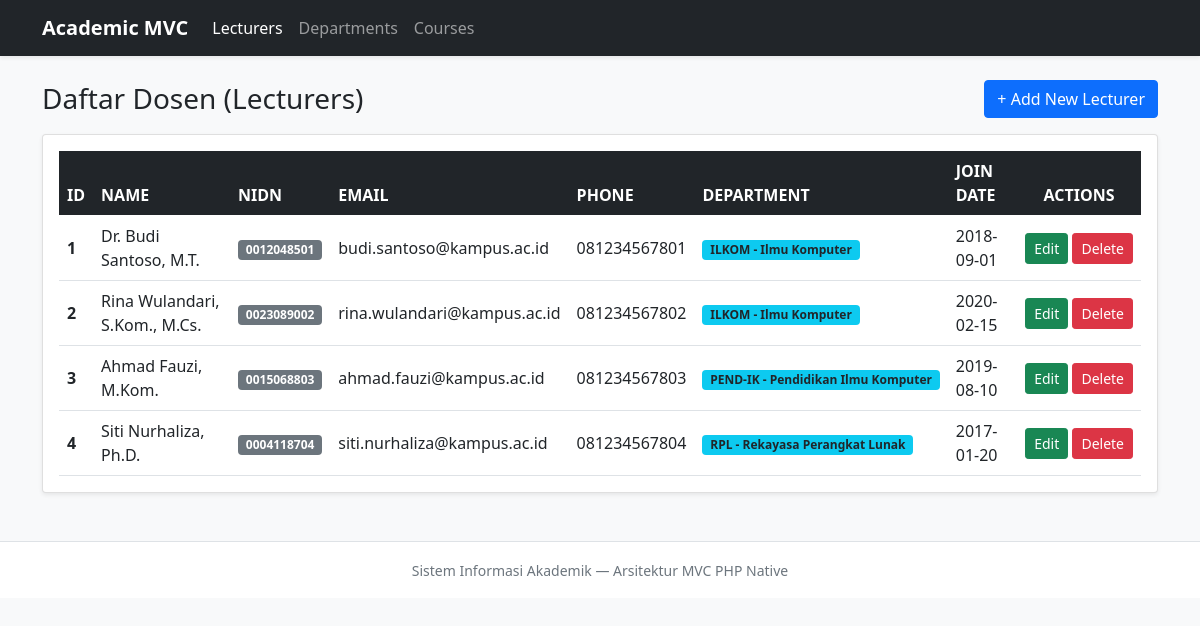
Page /project/index.php on the committed database.
### tables this page shows
CREATE TABLE `lecturers` (
  `id` INT NOT NULL AUTO_INCREMENT,
  `name` VARCHAR(100) NOT NULL,
  `nidn` VARCHAR(20) NOT NULL,
  `email` VARCHAR(100) NOT NULL,
  `phone` VARCHAR(20) NOT NULL,
  `join_date` DATE NOT NULL,
  `department_id` INT NULL,
  `created_at` TIMESTAMP NOT NULL DEFAULT CURRENT_TIMESTAMP,
  PRIMARY KEY (`id`),
  UNIQUE KEY `uq_lecturer_nidn` (`nidn`),
  UNIQUE KEY `uq_lecturer_email` (`email`),
  KEY `idx_lecturers_department_id` (`department_id`),
  CONSTRAINT `fk_lecturers_department`
    FOREIGN KEY (`department_id`)
    REFERENCES `departments` (`id`)
    ON UPDATE CASCADE
    ON DELETE SET NULL
);

CREATE TABLE `departments` (
  `id` INT NOT NULL AUTO_INCREMENT,
  `department_code` VARCHAR(15) NOT NULL,
  `department_name` VARCHAR(100) NOT NULL,
  `faculty` VARCHAR(100) NOT NULL,
  `office_location` VARCHAR(100) NOT NULL,
  `created_at` TIMESTAMP NOT NULL DEFAULT CURRENT_TIMESTAMP,
  PRIMARY KEY (`id`),
  UNIQUE KEY `uq_department_code` (`department_code`)
);

### project/controllers/BaseController.php (called while the page is built, shortened)
<?php
abstract class BaseController
{
    protected function render(string $viewPath, array $data = []): void
    {
        extract($data);
        $fullViewFile = __DIR__ . '/../views/' . $viewPath . '.php';
        require __DIR__ . '/../views/layouts/header.php';
        require $fullViewFile;
        require __DIR__ . '/../views/layouts/footer.php';
    }
}

### project/controllers/LecturerController.php (called while the page is built, shortened)
<?php
require_once __DIR__ . '/BaseController.php';
require_once __DIR__ . '/../models/Lecturer.php';
class LecturerController extends BaseController
{
    private Lecturer $lecturerModel;
    public function __construct(PDO $db)
    {
        $this->lecturerModel   = new Lecturer($db);
    }
    public function index(): void
    {
        $lecturers = $this->lecturerModel->getAll();
        $this->render('lecturers/index', [
            'pageTitle'  => 'Lecturers Management',
            'activeMenu' => 'lecturers',
            'lecturers'  => $lecturers,
        ]);
    }
}

### project/models/BaseModel.php (called while the page is built, shortened)
<?php
abstract class BaseModel
{
    public function __construct(PDO $db)
    {
        $this->db = $db;
    }
}

### project/models/Lecturer.php (called while the page is built, shortened)
<?php
require_once __DIR__ . '/BaseModel.php';
class Lecturer extends BaseModel
{
    protected string $table = 'lecturers';
    public function getAll(): array
    {
        $sql = "SELECT l.*,
                       d.department_code,
                       d.department_name
                FROM {$this->table} l
                LEFT JOIN departments d ON l.department_id = d.id
                ORDER BY l.id ASC";
        $stmt = $this->db->query($sql);
        return $stmt->fetchAll();
    }
}

### project/views/lecturers/index.php (the view)
<div class="d-flex justify-content-between align-items-center mb-3">
  <h3 class="mb-0">Daftar Dosen (Lecturers)</h3>
  <a class="btn btn-primary" href="index.php?page=lecturers&action=create">+ Add New Lecturer</a>
</div>
<div class="card shadow-sm">
  <div class="card-body table-responsive">
    <table class="table table-hover align-middle mb-0">
      <thead class="table-dark">
        <tr>
          <th>ID</th>
          <th>NAME</th>
          <th>NIDN</th>
          <th>EMAIL</th>
          <th>PHONE</th>
          <th>DEPARTMENT</th>
          <th>JOIN DATE</th>
          <th class="text-center">ACTIONS</th>
        </tr>
      </thead>
      <tbody>
        <?php if (empty($lecturers)): ?>
          <tr>
            <td colspan="8" class="text-center text-muted py-4">Belum ada data dosen.</td>
          </tr>
        <?php else: ?>
          <?php foreach ($lecturers as $row): ?>
            <tr>
              <th><?php echo htmlspecialchars((string) $row['id']); ?></th>
              <td><?php echo htmlspecialchars($row['name']); ?></td>
              <td><span class="badge bg-secondary"><?php echo htmlspecialchars($row['nidn']); ?></span></td>
              <td><?php echo htmlspecialchars($row['email']); ?></td>
              <td><?php echo htmlspecialchars($row['phone']); ?></td>
              <td>
                <?php if (!empty($row['department_name'])): ?>
                  <span class="badge bg-info text-dark">
                    <?php echo htmlspecialchars($row['department_code'] . ' - ' . $row['department_name']); ?>
                  </span>
                <?php else: ?>
                  <span class="text-muted fst-italic">Belum ditentukan</span>
                <?php endif; ?>
              </td>
              <td><?php echo htmlspecialchars($row['join_date']); ?></td>
              <td class="text-center text-nowrap">
                <a class="btn btn-sm btn-success"
                   href="index.php?page=lecturers&action=edit&id=<?php echo (int) $row['id']; ?>">Edit</a>
                <a class="btn btn-sm btn-danger"
                   href="index.php?page=lecturers&action=delete&id=<?php echo (int) $row['id']; ?>"
                   onclick="return confirm('Yakin ingin menghapus data dosen ini? Semua mata kuliah yang diampu juga akan terhapus.');">Delete</a>
              </td>
            </tr>
          <?php endforeach; ?>
        <?php endif; ?>
      </tbody>
    </table>
  </div>
</div>

### project/index.php (shortened to what this page needs)
<?php
require_once __DIR__ . '/controllers/LecturerController.php';
$database = new Database();
$db       = $database->getConnection();
$page   = $_GET['page'] ?? 'lecturers';
$action = $_GET['action'] ?? 'index';
switch ($page) {
    case 'lecturers':
    default:
        $controller = new LecturerController($db);
        break;
}
$allowedActions = ['index', 'create', 'store', 'edit', 'update', 'delete'];
if (in_array($action, $allowedActions, true) && method_exists($controller, $action)) {
    $controller->$action();
} else {
    $controller->index();
}

### project/views/layouts/header.php (shortened to what this page needs)
<!doctype html>
<html lang="id">
<head>
  <link href="assets/css/bootstrap.min.css" rel="stylesheet">
</head>
<body class="bg-light">
  <nav class="navbar navbar-expand-lg navbar-dark bg-dark shadow-sm">
    <div class="container">
      <a class="navbar-brand fw-bold" href="index.php?page=lecturers&action=index">Academic MVC</a>
      <div class="collapse navbar-collapse" id="navbarNav">
        <ul class="navbar-nav">
          <li class="nav-item">
            <a class="nav-link <?php echo ($activeMenu ?? '') === 'lecturers' ? 'active fw-semibold' : ''; ?>"
               href="index.php?page=lecturers&action=index">Lecturers</a>
          </li>
          <li class="nav-item">
            <a class="nav-link <?php echo ($activeMenu ?? '') === 'departments' ? 'active fw-semibold' : ''; ?>"
               href="index.php?page=departments&action=index">Departments</a>
          </li>
          <li class="nav-item">
            <a class="nav-link <?php echo ($activeMenu ?? '') === 'courses' ? 'active fw-semibold' : ''; ?>"
               href="index.php?page=courses&action=index">Courses</a>
          </li>
        </ul>
      </div>
    </div>
  </nav>
  <div class="container my-4">

### project/views/layouts/footer.php (shortened to what this page needs)
  </div>
  <footer class="text-center text-muted py-3 mt-5 border-top bg-white">
    <small>Sistem Informasi Akademik &mdash; Arsitektur MVC PHP Native</small>
  </footer>
</body>
</html>

### rows in the picture
lecturers: id "1", name "Dr. Budi Santoso, M.T.", nidn "0012048501", email "budi.santoso@kampus.ac.id", phone "081234567801", department.department_name "ILKOM - Ilmu Komputer", join_date "2018-09-01"
lecturers: id "2", name "Rina Wulandari, S.Kom., M.Cs.", nidn "0023089002", email "rina.wulandari@kampus.ac.id", phone "081234567802", department.department_name "ILKOM - Ilmu Komputer", join_date "2020-02-15"
lecturers: id "3", name "Ahmad Fauzi, M.Kom.", nidn "0015068803", email "ahmad.fauzi@kampus.ac.id", phone "081234567803", department.department_name "PEND-IK - Pendidikan Ilmu Komputer", join_date "2019-08-10"
lecturers: id "4", name "Siti Nurhaliza, Ph.D.", nidn "0004118704", email "siti.nurhaliza@kampus.ac.id", phone "081234567804", department.department_name "RPL - Rekayasa Perangkat Lunak", join_date "2017-01-20"
